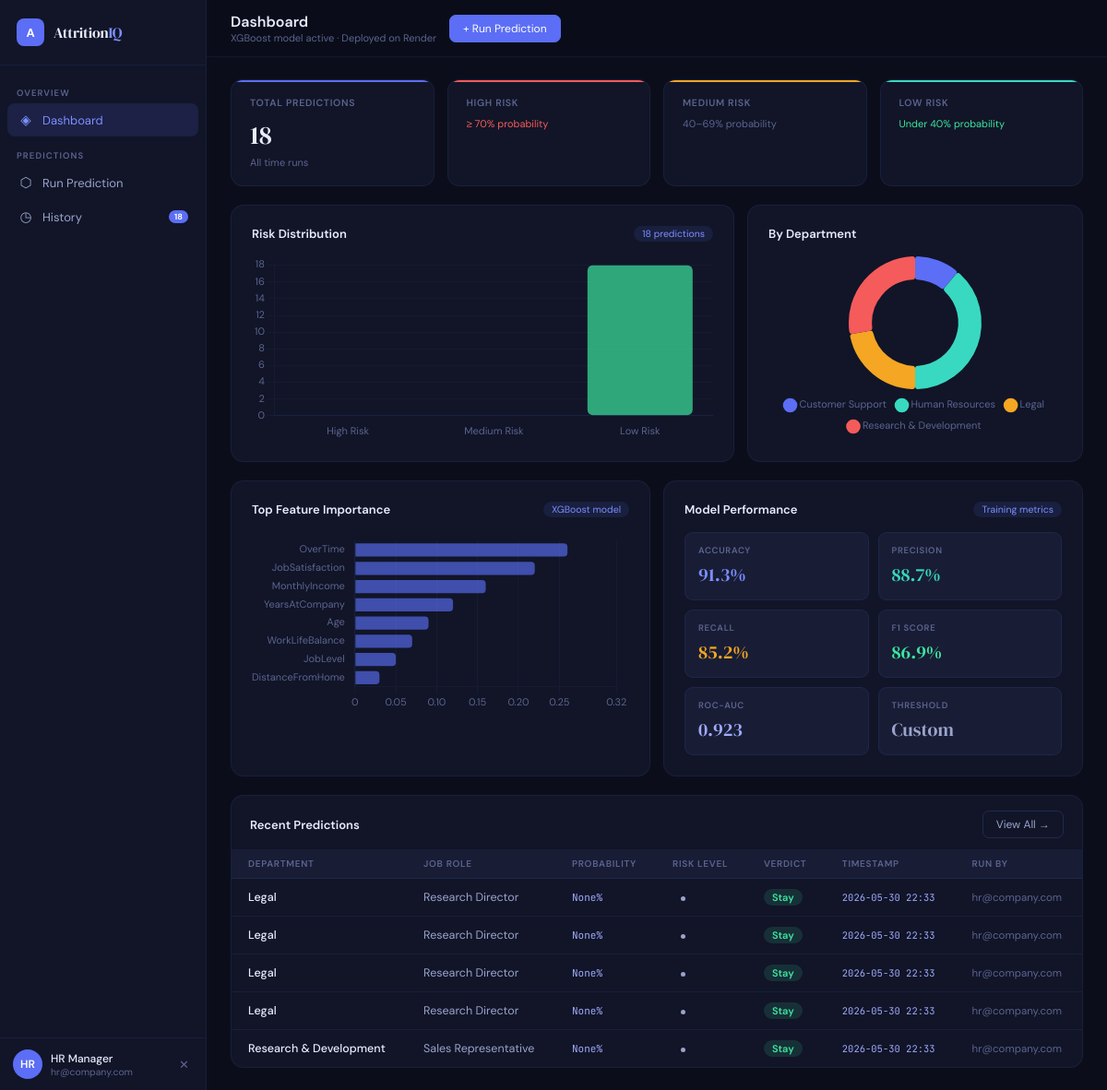
The app's page /dashboard (signed in) with its own data.
### tables this page shows
CREATE TABLE predictions (
            id                  INTEGER PRIMARY KEY AUTOINCREMENT,
            timestamp           TEXT    NOT NULL DEFAULT (datetime('now')),

            -- identity
            employee_id         TEXT,
            run_by              TEXT    NOT NULL,

            -- job context
            department          TEXT,
            job_role            TEXT,
            overtime            TEXT,

            -- raw inputs (snapshot for audit)
            age                 INTEGER,
            monthly_income      INTEGER,
            job_satisfaction    INTEGER,
            work_life_balance   INTEGER,
            years_at_company    INTEGER,
            distance_from_home  INTEGER,
            total_working_years INTEGER,
            job_level           INTEGER,
            marital_status      TEXT,
            business_travel     TEXT,

            -- model outputs
            probability         REAL    NOT NULL,
            risk_level          TEXT    NOT NULL,   -- High / Medium / Low
            prediction          TEXT    NOT NULL,   -- Yes / No label
            model_threshold     REAL,

            -- SHAP summary
            top_shap_feature    TEXT,
            top_shap_value      REAL,
            shap_json           TEXT    -- full top-12 as JSON string
        );

### app.py (the view)
@app.route("/dashboard")
def dashboard():
    if "user" not in session:
        return redirect(url_for("login"))
    stats = get_dashboard_stats()
    recent_raw = get_predictions(limit=5)
    recent = [clean_row(r) for r in recent_raw]
    return render_template("dashboard.html",
        user=session["user"], page="dashboard",
        stats=stats,
        recent=recent,
        total_preds=stats["total"],
    )

### app.py (called while the page is built)
def clean_row(row):
    result = {}
    for k, v in dict(row).items():
        if isinstance(v, bytes):
            try:
                result[k] = v.decode("utf-8")
            except Exception:
                result[k] = None  # skip undecodable binary (e.g. pickled SHAP data)
        else:
            result[k] = v
    return result

### database.py (called while the page is built, shortened)
@contextmanager
def get_db():
    conn = sqlite3.connect(DB_PATH)
    conn.row_factory = sqlite3.Row          # rows behave like dicts
    conn.execute("PRAGMA journal_mode=WAL") # safe concurrent reads
    conn.execute("PRAGMA foreign_keys=ON")
    try:
        yield conn
        conn.commit()
    except Exception:
        conn.rollback()
        raise
    finally:
        conn.close()

def get_predictions(risk_filter="all", limit=200, offset=0):
    with get_db() as conn:
        if risk_filter == "all":
            rows = conn.execute("""
                SELECT * FROM predictions
                ORDER BY timestamp DESC
                LIMIT ? OFFSET ?
            """, (limit, offset)).fetchall()
    return [dict(r) for r in rows]

### templates/dashboard.html (shortened to what this page needs)
{% extends "base.html" %}
{% block topbar_title %}Dashboard{% endblock %}
{% block topbar_sub %}XGBoost model active · Deployed on Render{% endblock %}
{% block topbar_actions %}
  <a href="{{ url_for('predict') }}" class="pill primary">+ Run Prediction</a>
{% endblock %}
{% block content %}
<div class="stats-row">
  <div class="stat-card blue">
    <div class="stat-label">Total Predictions</div>
    <div class="stat-value">{{ total_preds }}</div>
    <div class="stat-delta">All time runs</div>
  </div>
  <div class="stat-card red">
    <div class="stat-label">High Risk</div>
    <div class="stat-delta"><span class="delta-down">≥ 70% probability</span></div>
  </div>
  <div class="stat-card amber">
    <div class="stat-label">Medium Risk</div>
    <div class="stat-delta">40–69% probability</div>
  </div>
  <div class="stat-card cyan">
    <div class="stat-label">Low Risk</div>
    <div class="stat-delta"><span class="delta-up">Under 40% probability</span></div>
  </div>
</div>
<div style="display:grid;grid-template-columns:3fr 2fr;gap:14px;margin-bottom:20px;">
  <div class="card">
    <div class="card-body">
      <div class="card-head">
        <div class="card-title">Risk Distribution</div>
        <span class="card-badge" id="preds-badge">{{ total_preds }} predictions</span>
      </div>
      <div style="position:relative;height:200px;">
        <canvas id="riskBar" role="img" aria-label="Bar chart of risk distribution"></canvas>
      </div>
    </div>
  </div>
  <div class="card">
    <div class="card-body">
      <div class="card-head">
        <div class="card-title">By Department</div>
      </div>
      <div style="position:relative;height:200px;">
        <canvas id="deptDough" role="img" aria-label="Donut chart of predictions by department"></canvas>
      </div>
    </div>
  </div>
</div>
<div style="display:grid;grid-template-columns:1fr 1fr;gap:14px;margin-bottom:20px;">
  <div class="card">
    <div class="card-body">
      <div class="card-head">
        <div class="card-title">Top Feature Importance</div>
        <span class="card-badge">XGBoost model</span>
      </div>
      <div style="position:relative;height:195px;">
        <canvas id="featChart" role="img" aria-label="Horizontal bar chart of feature importances"></canvas>
      </div>
    </div>
  </div>
  <div class="card">
    <div class="card-body">
      <div class="card-head">
        <div class="card-title">Model Performance</div>
        <span class="card-badge">Training metrics</span>
      </div>
      <div style="display:grid;grid-template-columns:1fr 1fr;gap:10px;margin-top:8px;">
        {% for label, val, clr in [
          ('Accuracy','91.3%','var(--accent2)'),
          ('Precision','88.7%','var(--cyan)'),
          ('Recall','85.2%','var(--amber)'),
          ('F1 Score','86.9%','var(--green)'),
          ('ROC-AUC','0.923','var(--accent3)'),
          ('Threshold','Custom','var(--text2)')
        ] %}
        <div style="background:var(--bg3);border:1px solid var(--border);border-radius:9px;padding:13px 14px;">
          <div style="font-size:9.5px;font-weight:600;color:var(--text3);text-transform:uppercase;letter-spacing:0.7px;margin-bottom:6px;">{{ label }}</div>
          <div style="font-size:20px;font-weight:300;font-family:var(--serif);color:{{ clr }}">{{ val }}</div>
        </div>
        {% endfor %}
      </div>
    </div>
  </div>
</div>
<div class="card">
  <div class="card-body" style="padding:0;">
    <div style="display:flex;align-items:center;justify-content:space-between;padding:16px 20px 12px;">
      <div class="card-title">Recent Predictions</div>
      <a href="{{ url_for('history') }}" class="pill">View All →</a>
    </div>
    <div class="table-wrap">
      {% if recent %}
      <table>
        <thead>
          <tr>
            <th>Department</th>
            <th>Job Role</th>
            <th>Probability</th>
            <th>Risk Level</th>
            <th>Verdict</th>
            <th>Timestamp</th>
            <th>Run By</th>
          </tr>
        </thead>
        <tbody>
          {% for p in recent %}
          <tr>
            <td class="td-main">{{ p.department }}</td>
            <td>{{ p.job_role }}</td>
            <td class="td-mono">{{ p.probability }}%</td>
            <td>
              <span class="chip chip-{{ p.risk | lower }}">
                <span class="chip-dot"></span>{{ p.risk }}
              </span>
            </td>
            <td>
              {% if 'Yes' in p.prediction %}
              <span class="chip chip-yes">Leave</span>
              {% else %}
              <span class="chip chip-no">Stay</span>
              {% endif %}
            </td>
            <td class="td-mono" style="font-size:10.5px;">{{ p.timestamp }}</td>
            <td style="font-size:11.5px;color:var(--text3);">{{ p.run_by }}</td>
          </tr>
          {% endfor %}
        </tbody>
      </table>
      {% else %}
      <div class="empty">
        <div class="empty-icon">⬡</div>
        <div class="empty-text">No predictions yet. <a href="{{ url_for('predict') }}" style="color:var(--accent2);">Run your first prediction →</a></div>
      </div>
      {% endif %}
    </div>
  </div>
</div>
{% endblock %}
{% block scripts %}
<script>
const gridColor = 'rgba(91,110,255,0.07)';
const textColor = '#5c6490';
Chart.defaults.color = textColor;
Chart.defaults.borderColor = gridColor;
Chart.defaults.font.family = "'DM Sans', sans-serif";
Chart.defaults.font.size = 11;
// Fetch live data
fetch('/api/chart-data').then(r=>r.json()).then(d => {
  const risk = d.risk_dist;
  const depts = d.departments;
  // Risk bar
  new Chart(document.getElementById('riskBar'), {
    type: 'bar',
    data: {
      labels: ['High Risk','Medium Risk','Low Risk'],
      datasets: [{
        data: [risk.High||0, risk.Medium||0, risk.Low||0],
        backgroundColor: ['rgba(245,91,91,0.7)','rgba(245,166,35,0.7)','rgba(61,229,160,0.7)'],
        borderRadius: 6, borderSkipped: false,
      }]
    },
    options: {
      responsive: true, maintainAspectRatio: false,
      plugins: { legend: { display: false } },
      scales: {
        y: { grid: { color: gridColor }, beginAtZero: true, ticks: { precision: 0 } },
        x: { grid: { display: false } }
      }
    }
  });
  // Dept donut
  const deptLabels = Object.keys(depts);
  const deptVals   = Object.values(depts);
  const deptColors = ['#5b6ef5','#38d9c0','#f5a623','#f55b5b','#3de5a0','#a0aaff'];
  new Chart(document.getElementById('deptDough'), {
    type: 'doughnut',
    data: {
      labels: deptLabels.length ? deptLabels : ['No data'],
      datasets: [{
        data: deptVals.length ? deptVals : [1],
        backgroundColor: deptColors,
        borderWidth: 0, borderRadius: 3,
      }]
    },
    options: {
      responsive: true, maintainAspectRatio: false, cutout: '65%',
      plugins: {
        legend: { position: 'bottom', labels: { padding: 12, boxWidth: 9, usePointStyle: true } }
      }
    }
  });
});
// Feature importance (static from model knowledge)
new Chart(document.getElementById('featChart'), {
  type: 'bar',
  data: {
    labels: ['OverTime','JobSatisfaction','MonthlyIncome','YearsAtCompany','Age','WorkLifeBalance','JobLevel','DistanceFromHome'],
    datasets: [{
      label: 'Importance',
      data: [0.26, 0.22, 0.16, 0.12, 0.09, 0.07, 0.05, 0.03],
      backgroundColor: 'rgba(91,110,245,0.65)',
      borderRadius: 4,
    }]
  },
  options: {
    responsive: true, maintainAspectRatio: false, indexAxis: 'y',
    plugins: { legend: { display: false } },
    scales: {
      x: { grid: { color: gridColor }, max: 0.32 },
      y: { grid: { display: false } }
    }
  }
});
</script>
{% endblock %}

### templates/base.html (shortened to what this page needs)
<!DOCTYPE html>
<html lang="en">
<head>
</head>
<body>
<div class="shell">
  <aside class="sidebar">
    <div class="sb-brand">
      <div class="sb-logo">A</div>
      <div class="sb-name">Attrition<span>IQ</span></div>
    </div>
    <nav class="sb-nav">
      <div class="sb-section">Overview</div>
      <a href="{{ url_for('dashboard') }}" class="nav-item {% if page=='dashboard' %}active{% endif %}">
        <span class="nav-icon">◈</span> Dashboard
      </a>
      <div class="sb-section">Predictions</div>
      <a href="{{ url_for('predict') }}" class="nav-item {% if page=='predict' %}active{% endif %}">
        <span class="nav-icon">⬡</span> Run Prediction
      </a>
      <a href="{{ url_for('history') }}" class="nav-item {% if page=='history' %}active{% endif %}">
        <span class="nav-icon">◷</span> History
        {% if total_preds is defined and total_preds > 0 %}
        <span class="nav-badge">{{ total_preds }}</span>
        {% endif %}
      </a>
    </nav>
    <div class="sb-user">
      <div class="user-av">{{ user.initials }}</div>
      <div>
        <div class="user-name">{{ user.role }}</div>
        <div class="user-role">{{ user.email }}</div>
      </div>
      <a href="{{ url_for('logout') }}" class="logout-link" title="Logout">✕</a>
    </div>
  </aside>
  <div class="main">
    <div class="topbar">
      <div>
        <div class="page-title">{% block topbar_title %}Dashboard{% endblock %}</div>
        <div class="page-sub">{% block topbar_sub %}{% endblock %}</div>
      </div>
      <div class="topbar-right">
        {% block topbar_actions %}{% endblock %}
      </div>
    </div>
    <div class="content">
      {% block content %}{% endblock %}
    </div>
  </div>
</div>
{% block scripts %}{% endblock %}
</body>
</html>

### records on screen
predictions: department "Legal", job_role "Research Director", probability "None", shows "Stay", timestamp "2026-05-30 22:33", run_by "hr@company.com"
predictions: department "Legal", job_role "Research Director", probability "None", shows "Stay", timestamp "2026-05-30 22:33", run_by "hr@company.com"
predictions: department "Legal", job_role "Research Director", probability "None", shows "Stay", timestamp "2026-05-30 22:33", run_by "hr@company.com"
predictions: department "Legal", job_role "Research Director", probability "None", shows "Stay", timestamp "2026-05-30 22:33", run_by "hr@company.com"
predictions: department "Research & Development", job_role "Sales Representative", probability "None", shows "Stay", timestamp "2026-05-30 22:33", run_by "hr@company.com"

### other values on screen
{{ total_preds }} "18"
{{ user.initials }} "HR"
{{ user.role }} "HR Manager"
{{ user.email }} "hr@company.com"
{{ label }} "ACCURACY" "PRECISION" "RECALL" "F1 SCORE" "ROC-AUC" "THRESHOLD"
{{ val }} "91.3%" "88.7%" "85.2%" "86.9%" "0.923" "Custom"
